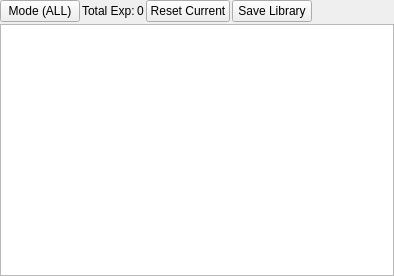
<?xml version="1.0" encoding="UTF-8"?>
<ui version="4.0">
 <class>hudExp</class>
 <widget class="QWidget" name="hudExp">
  <property name="geometry">
   <rect>
    <x>0</x>
    <y>0</y>
    <width>382</width>
    <height>276</height>
   </rect>
  </property>
  <property name="focusPolicy">
   <enum>Qt::NoFocus</enum>
  </property>
  <property name="windowTitle">
   <string>Form</string>
  </property>
  <layout class="QGridLayout" name="gridLayout">
   <property name="leftMargin">
    <number>0</number>
   </property>
   <property name="topMargin">
    <number>0</number>
   </property>
   <property name="rightMargin">
    <number>0</number>
   </property>
   <property name="bottomMargin">
    <number>0</number>
   </property>
   <property name="spacing">
    <number>2</number>
   </property>
   <item row="0" column="0">
    <layout class="QGridLayout" name="gridLayout_5">
     <property name="spacing">
      <number>2</number>
     </property>
     <item row="0" column="3">
      <widget class="QPushButton" name="btnExpResetCurrent">
       <property name="text">
        <string>Reset Current</string>
       </property>
      </widget>
     </item>
     <item row="0" column="4">
      <widget class="QPushButton" name="btnExpSaveLibrary">
       <property name="text">
        <string>Save Library</string>
       </property>
      </widget>
     </item>
     <item row="0" column="0">
      <widget class="QPushButton" name="btnExpMode">
       <property name="text">
        <string>Mode (ALL)</string>
       </property>
      </widget>
     </item>
     <item row="0" column="2">
      <widget class="QLabel" name="lblTotalExp">
       <property name="text">
        <string>0</string>
       </property>
      </widget>
     </item>
     <item row="0" column="1">
      <widget class="QLabel" name="lblTotalExpLabel">
       <property name="text">
        <string>Total Exp:</string>
       </property>
      </widget>
     </item>
     <item row="0" column="5">
      <spacer name="horizontalSpacer">
       <property name="orientation">
        <enum>Qt::Horizontal</enum>
       </property>
       <property name="sizeType">
        <enum>QSizePolicy::Minimum</enum>
       </property>
       <property name="sizeHint" stdset="0">
        <size>
         <width>80</width>
         <height>20</height>
        </size>
       </property>
      </spacer>
     </item>
     <item row="2" column="0" colspan="6">
      <widget class="QTableView" name="tblExpLookup">
       <attribute name="horizontalHeaderCascadingSectionResizes">
        <bool>true</bool>
       </attribute>
       <attribute name="horizontalHeaderStretchLastSection">
        <bool>true</bool>
       </attribute>
      </widget>
     </item>
    </layout>
   </item>
  </layout>
 </widget>
 <resources/>
 <connections/>
</ui>
